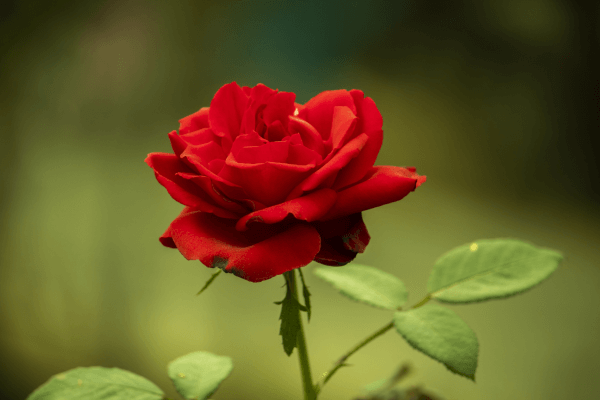
#> input picture Semester-3/Applied machine learning in image processing/DAY 1 NOTEBOOK & Dataset/DAY 1 NOTEBOOK FILES/rose.jpeg, 600 x 400 px, found by its file name
$ python unit_2_contrast_enhancement.py
#> lines starting #> are read from the running program, lines starting #| are printed output that depends on the picture
# -*- coding: utf-8 -*-
"""UNIT 2 CONTRAST ENHANCEMENT.ipynb

Automatically generated by Colab.

Original file is located at
    https://colab.research.google.com/drive/1cvxltozYov0lS85Fvw_V_s8eHuhvphEN

CONTRAST ENHANCEMENT

**STEP 1: READ AN IMAGE AND DISPLAY BOTH COLOR IMAGE AND GRAY SCALE IMAGE**
"""

import numpy as np
import cv2
import matplotlib.pyplot as plt
from google.colab.patches import cv2_imshow
from google.colab import files
print("original image")
img=cv2.imread("/content/rose.jpeg")
#> img is the input picture: shape (400, 600, 3); mean B, G, R 38.4, 87.7, 103.4
cv2_imshow(img)
print("Gray scale image")
img1=cv2.imread("/content/rose.jpeg",0)
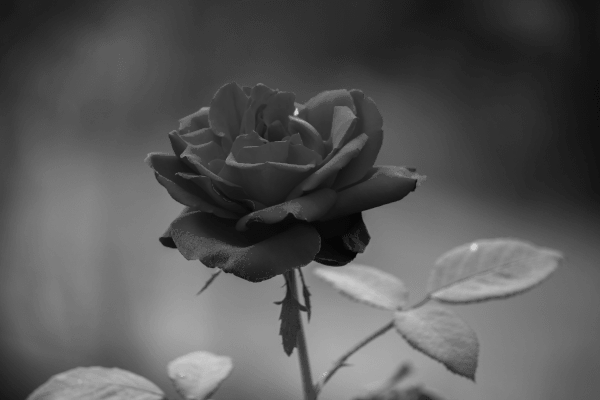
#> img1: shape (400, 600); min 6, max 209, mean 86.8
cv2_imshow(img1)

"""Plot histogram of color images to see pixel intensity distribution.

"""

# Split channels (B, G, R)
b, g, r = cv2.split(img)
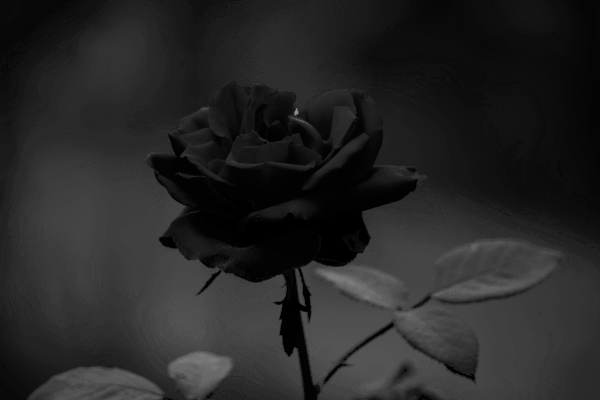
#> b: shape (400, 600); min 0, max 142, mean 38.4
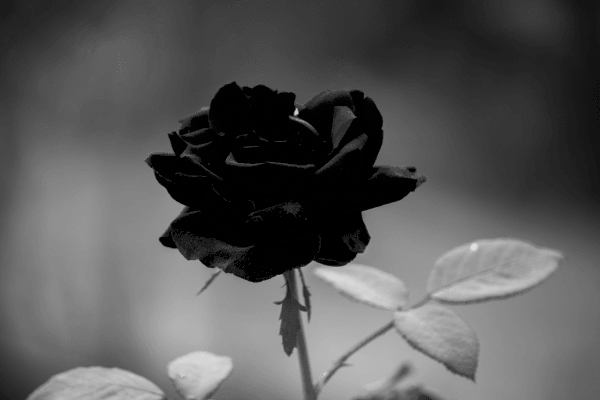
#> g: shape (400, 600); min 0, max 223, mean 87.7
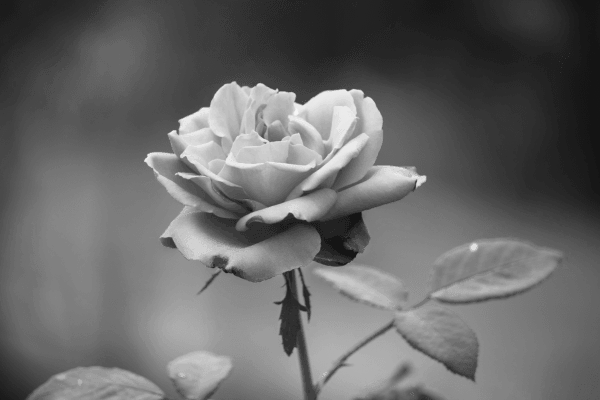
#> r: shape (400, 600); min 20, max 246, mean 103.4

plt.hist(r.ravel(), bins=256, color='r', alpha=0.5)
plt.hist(g.ravel(), bins=256, color='g', alpha=0.5)
plt.hist(b.ravel(), bins=256, color='b', alpha=0.5)

plt.show()
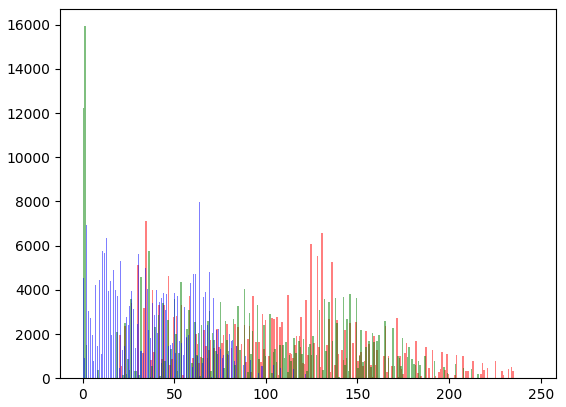
#> figure drawn by matplotlib, 1 panel; tallest bar 7114 high, from x = 34.12 to 35.01; tallest bar 15934 high, from x = 0.871 to 1.74; tallest bar 7983 high, from x = 63.79 to 64.34

"""Plot histogram of grayscale to see pixel intensity distribution.

"""

# Calculate histogram for grayscale image
hist = cv2.calcHist([img1], [0], None, [256], [0, 256])
#> hist = 256 values, max 6067 at index 63, min 0 at index 0, mean 937.5

# Plot histogram
plt.plot(hist, color='black')
plt.title('Grayscale Histogram')
plt.xlabel('Pixel Intensity')
plt.ylabel('Number of Pixels')
plt.xlim([0, 256])
plt.show()
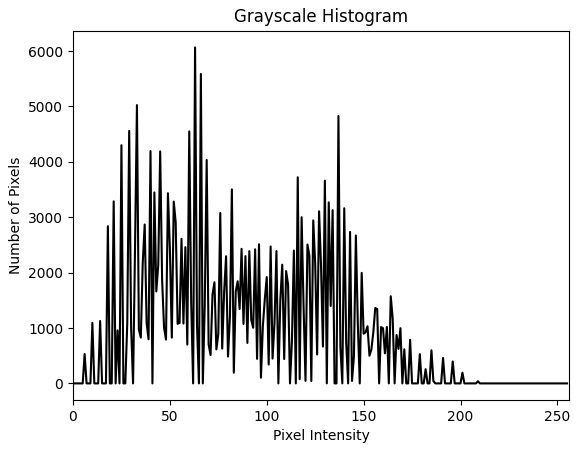
#> figure drawn by matplotlib, 1 panel; curve peaks at x = 63, y = 6067

"""Apply Histogram Equalization on Grayscale Image

"""

img_eq = cv2.equalizeHist(img1)
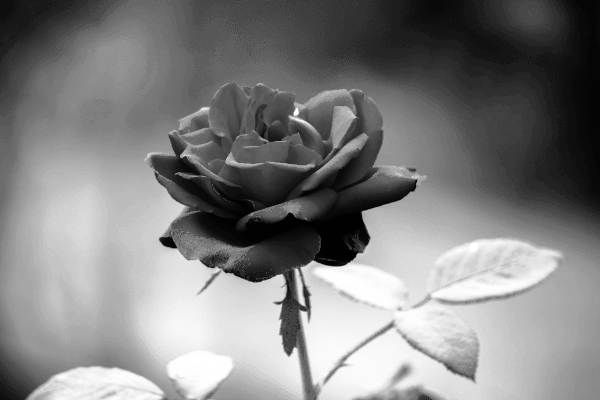
#> img_eq: shape (400, 600); min 0, max 255, mean 128.6

plt.subplot(1,2,1)
plt.imshow(img1, cmap='gray')
plt.title('Original Grayscale Image')
plt.axis('off')

plt.subplot(1,2,2)
plt.imshow(img_eq, cmap='gray')
plt.title('Equalized Image')
plt.axis('off')

plt.show()
